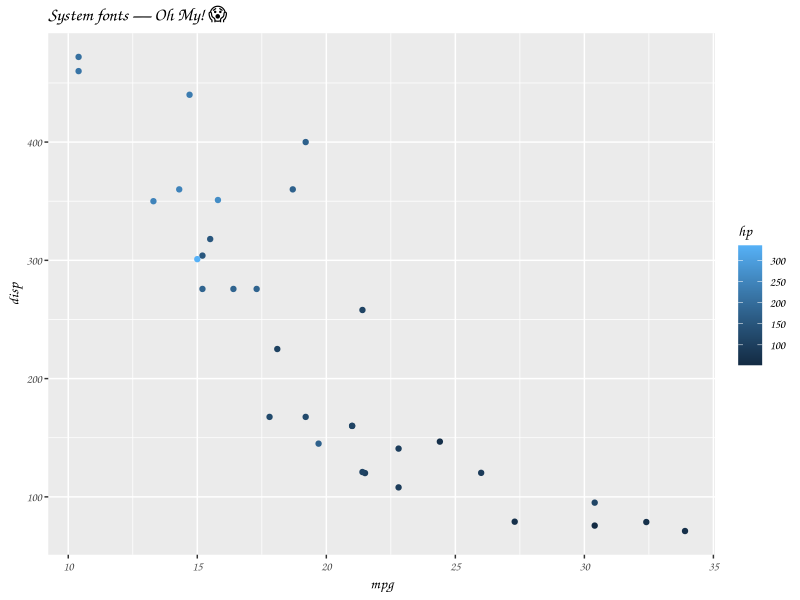

Recreate this plot in R. (Note: this script raises an error after producing the figure.)
## ---- chunk 1
knitr::opts_chunk$set(
  collapse = TRUE,
  comment = "#>"
)
## ---- chunk 2
hidden_code <- function(x){
    visible_result <- x
    return(visible_result)
}
## ---- chunk 3
slow_square <- function(x){
Sys.sleep(5)
x * x
}
slow_square(4)
## ---- chunk 4
library(ragg)
library(ggplot2)

file <- knitr::fig_path('.png')

on_linux <- tolower(Sys.info()[['sysname']]) == 'linux'
fancy_font <- if (on_linux) 'URW Chancery L' else 'Papyrus'

agg_png(file, width = 1000, height = 500, res = 144)
ggplot(mtcars) + 
  geom_point(aes(mpg, disp, colour = hp)) + 
  labs(title = 'System fonts — Oh My! 😱') + 
  theme(text = element_text(family = fancy_font))
invisible(dev.off())

knitr::include_graphics(file)
